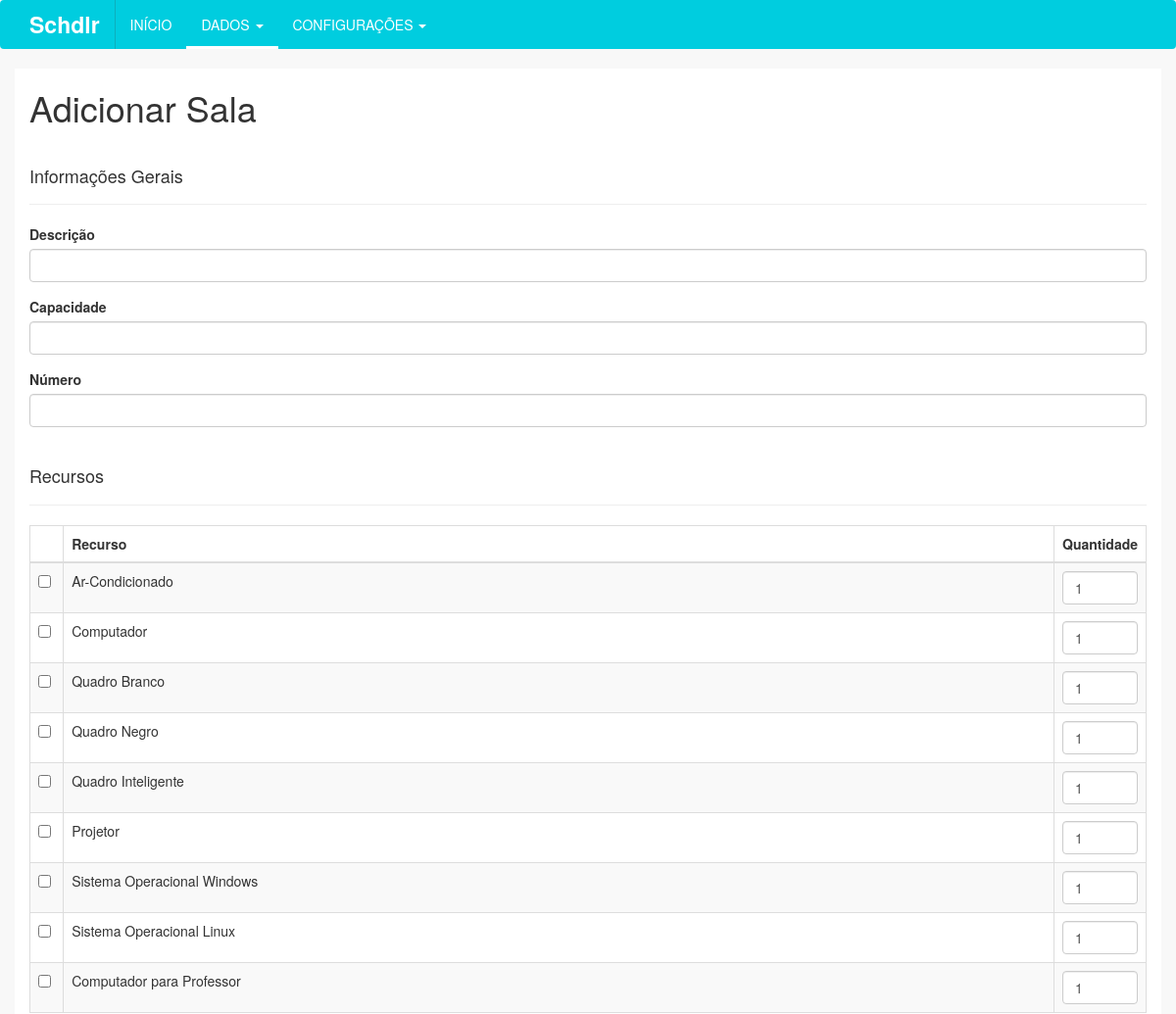
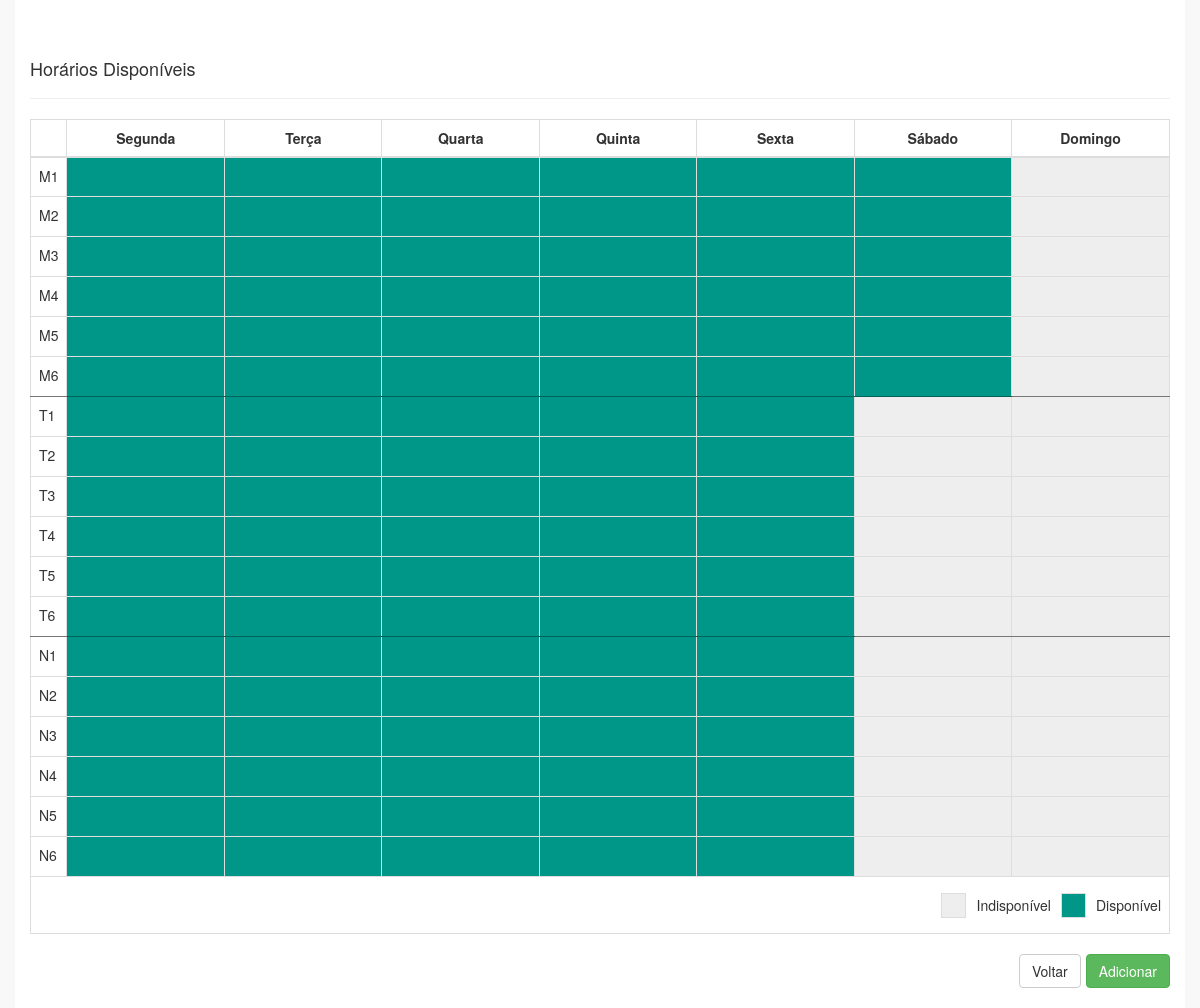
Screenshot of /sala/adicionar with the database file from the repository (2 pictures, top to bottom).
### tables this page shows
CREATE TABLE `recurso` (
  `idRecurso` int(11) NOT NULL,
  `descricao` varchar(45) DEFAULT NULL,
  `ativo` tinyint(1) NOT NULL DEFAULT '1',
  `excluido` tinyint(1) NOT NULL DEFAULT '0'
);

### index.php (called while the page is built, shortened)
<?php
	require_once("controles/Manipulador.php");
	Manipulador::Instancia()->Conteudo();
?>

### modelos/DaoRecurso.php (called while the page is built, shortened)
<?php
	require_once("Conexao.php");
	class DaoRecurso{
		public static $instancia;
		public static function Instancia(){
			if (!isset(self::$instancia))
				self::$instancia = new DaoRecurso();
			return self::$instancia;
		}
		public function ListarAtivos(){
			try{
				$sql = "SELECT * FROM recurso WHERE excluido = 0 and ativo=1";
				$p_sql = Conexao::Instancia()->prepare($sql);
				$p_sql->execute();
				return $p_sql->fetchAll();
			}
			catch(Exception $e){
				echo "Exception >>> ".$e;
			}
		}
	}
?>

### modelos/Conexao.php (called while the page is built, shortened)
<?php
class Conexao{
	public static $instancia;
	public static function Instancia() {
		if (!isset(self::$instancia)) {
			self::$instancia = new PDO('mysql:host=localhost;dbname=tcc', 'root', '', array(PDO::MYSQL_ATTR_INIT_COMMAND => "SET NAMES utf8"));
			self::$instancia->setAttribute(PDO::ATTR_ERRMODE, PDO::ERRMODE_EXCEPTION);
			self::$instancia->setAttribute(PDO::ATTR_ORACLE_NULLS, PDO::NULL_EMPTY_STRING);
		}
		return self::$instancia;
	}
}
?>

### visoes/sala/adicionar.php (the view, shortened to what this page needs)
<?php
  require_once("modelos/DaoRecurso.php");
  $recursos = DaoRecurso::Instancia()->ListarAtivos();
?>
<h1>Adicionar Sala</h1>
<form method="POST" action="<?php echo Manipulador::getDir(); ?>controles/sala.php?acao=adicionar" class="form-validate">
    <div class="page-header">
      <h4>Informações Gerais</h4>
    </div>
	 <div class="form-group">
    	<label for="descricao">Descrição</label>
    	<input type="text" name="descricao" class="form-control" id="descricao" minlength="3" required>
  	</div>
  	<div class="form-group">
    	<label for="capacidade">Capacidade</label>
    	<input type="text" name="capacidade" class="form-control" id="capacidade" minlength="1" required>
  	</div>
    <div class="form-group">
      <label for="numero">Número</label>
      <input type="text" name="numero" class="form-control" id="numero" minlength="1" required>
    </div>
    <div class="page-header">
      <h4>Recursos</h4>
    </div>
    <div class="table-responsive">
        <table class="table table-striped table-bordered">
            <thead>
              <tr>
                <th width="3%"></th>
                <th>Recurso</th>
                <th width="5%">Quantidade</th>
              </tr>
            </thead>
            <tbody>
    <?php
        foreach ($recursos as $key => $value) {
    ?>
              <tr>
                <td width="3%"><input type="checkbox" name="recursos[<?php echo $value["idRecurso"]; ?>][ativo]" id="recursos_<?php echo $value["idRecurso"]; ?>" value="1"></td>
                <td><?php echo $value["descricao"]; ?></td>
                <td width="5%"><input type="number" min="0" required name="recursos[<?php echo $value["idRecurso"]; ?>][quantidade]" class="form-control" id="recursos_quantidade_<?php echo $value["idRecurso"]; ?>" value="1"></td>
              </tr>
    <?php
        }
    ?>
            </tbody>
        </table>
    </div>
    <div class="page-header">
      <h4>Horários Disponíveis</h4>
    </div>
    <div class="table-responsive">
      <table class="table table-bordered" id="tabela-horarios-disponiveis-sala">
        <thead>
          <tr>
            <th width="2%"></th>
            <th width="14%" class="text-center">Segunda</th>
            <th width="14%" class="text-center">Terça</th>
            <th width="14%" class="text-center">Quarta</th>
            <th width="14%" class="text-center">Quinta</th>
            <th width="14%" class="text-center">Sexta</th>
            <th width="14%" class="text-center">Sábado</th>
            <th width="14%" class="text-center">Domingo</th>
          </tr>
        </thead>
        <tbody>
            <?php
              $horarios = array("M","T","N");
              for($i=0;$i<3;$i++){
                for($j=1; $j<=6; $j++){
                  ?>
                    <tr>
                      <td width="2%"  class="inselecionavel<?php echo ($j==6 && $i!=2)?" borda-inferior":""; ?>"><?php echo $horarios[$i].$j;?></td>
                      <td width="14%" class="text-center<?php echo ($j==6 && $i!=2)?" borda-inferior":""; ?> disponivel"><input type="hidden" name="tempoAula[SEG-<?php echo $horarios[$i].$j; ?>]" value="1"/></td>
                      <td width="14%" class="text-center<?php echo ($j==6 && $i!=2)?" borda-inferior":""; ?> disponivel"><input type="hidden" name="tempoAula[TER-<?php echo $horarios[$i].$j; ?>]" value="1"/></td>
                      <td width="14%" class="text-center<?php echo ($j==6 && $i!=2)?" borda-inferior":""; ?> disponivel"><input type="hidden" name="tempoAula[QUA-<?php echo $horarios[$i].$j; ?>]" value="1"/></td>
                      <td width="14%" class="text-center<?php echo ($j==6 && $i!=2)?" borda-inferior":""; ?> disponivel"><input type="hidden" name="tempoAula[QUI-<?php echo $horarios[$i].$j; ?>]" value="1"/></td>
                      <td width="14%" class="text-center<?php echo ($j==6 && $i!=2)?" borda-inferior":""; ?> disponivel"><input type="hidden" name="tempoAula[SEX-<?php echo $horarios[$i].$j; ?>]" value="1"/></td>
                      <td width="14%" class="text-center<?php echo ($j==6 && $i!=2)?" borda-inferior":""; ?> <?php echo ($i>0)?"in":""; ?>disponivel"></td>
                      <td width="14%" class="text-center<?php echo ($j==6 && $i!=2)?" borda-inferior":""; ?> indisponivel"><input type="hidden" name="tempoAula[DOM-<?php echo $horarios[$i].$j; ?>]" value="0"/></td>
                    </tr>
                  <?php
                }
              }
            ?>
        </tbody>
        <tfoot>
          <tr>
              <td colspan="8">
                <div class="legenda"><span class="disponivel"></span><p>Disponível</p></div>
                <div class="legenda"><span class="indisponivel"></span><p>Indisponível</p></div>
              </td>
          </tr>
        </tfoot>
      </table>
    </div>
  	<button type="submit" class="btn btn-salvar btn-success pull-right">Adicionar</button>
  	<a href="<?php echo Manipulador::getDir(); ?>sala/"><button type="button" class="btn btn-default pull-right">Voltar</button></a>
</form>
<br>

### css/custom.css (style rules this page uses)
html, body { background-color: #F8F8F8; }
.btn-salvar, .btn-confirmar { margin-left: 5px; }
.inselecionavel { -webkit-touch-callout: none; -webkit-user-select: none; -khtml-user-select: none; -moz-user-select: none; -ms-user-select: none; user-select: none; }
#tabela-horarios-disponiveis-sala tbody tr td { height: 40px; cursor: pointer; }
.disponivel { background: #009688; }
.indisponivel { background: #EEEEEE; }
#tabela-horarios-disponiveis-sala tbody tr td.borda-inferior.indisponivel, #tabela-horarios-disponiveis-sala tbody tr td.borda-inferior.inselecionavel, #tabela-horarios-aula-detalhes tbody tr td.borda-inferior.indisponivel, #tabela-horarios-aula-detalhes tbody tr td.borda-inferior.inselecionavel { border-bottom: 1px solid #777777; }
#tabela-horarios-disponiveis-sala tbody tr td.borda-inferior.disponivel, #tabela-horarios-aula-detalhes tbody tr td.borda-inferior.disponivel { border-bottom: 1px solid #006355; }
#tabela-horarios-disponiveis-sala tfoot, #tabela-horarios-disponiveis-sala tfoot tr, #tabela-horarios-disponiveis-sala tfoot tr td { border: none; }
#tabela-horarios-disponiveis-sala tfoot tr td div.legenda { float: right; margin-top: 8px; }
#tabela-horarios-disponiveis-sala tfoot tr td div.legenda>p { float: left; margin-top: 2px; }
#tabela-horarios-disponiveis-sala tfoot tr td div.legenda>span { width: 25px; height: 25px; display: inline-block; float: left; border: 1px solid #DDDDDD; margin: 0 10px; }

### rows the page displays
recurso: descricao "Ar-Condicionado"
recurso: descricao "Computador"
recurso: descricao "Quadro Branco"
recurso: descricao "Quadro Negro"
recurso: descricao "Quadro Inteligente"
recurso: descricao "Projetor"
recurso: descricao "Sistema Operacional Windows"
recurso: descricao "Sistema Operacional Linux"
recurso: descricao "Computador para Professor"

### other values shown
$horarios[$i] "M"
$horarios[$i] "T"
$horarios[$i] "N"
